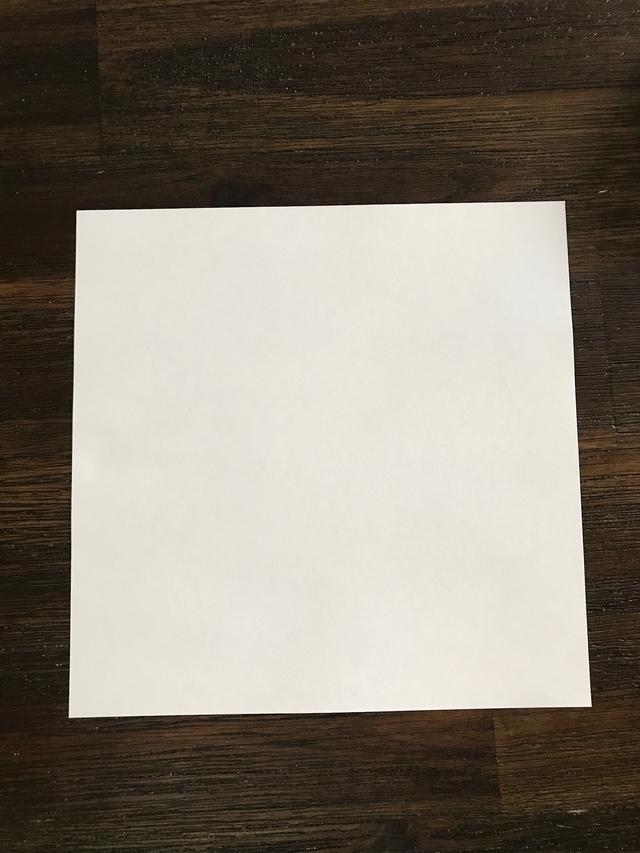
%> input picture Computational Photography/A5/test.jpg, 640 x 853 px
$ octave A5.m   (GNU Octave 9; MATLAB toolbox functions it lacks are replaced by stand-ins)
%> lines starting %> are read from the running program, lines starting %| are printed output that depends on the picture; in (x1, y1, x2, y2) boxes, pixels count from 0 and x2, y2 are one past the last pixel; in counts of white or black regions, pixels touching at a corner belong together; the program's own positions count from 1
%{
Aslan Oztreves
HW5
Computational Photography
Matthew Burlick
%}
clear all;
%Part 1
im = imread('test.jpg');
%> im is the input picture: size 853x640x3 uint8; mean R, G, B 134.5, 126.7, 115.6
im = rgb2gray(im);
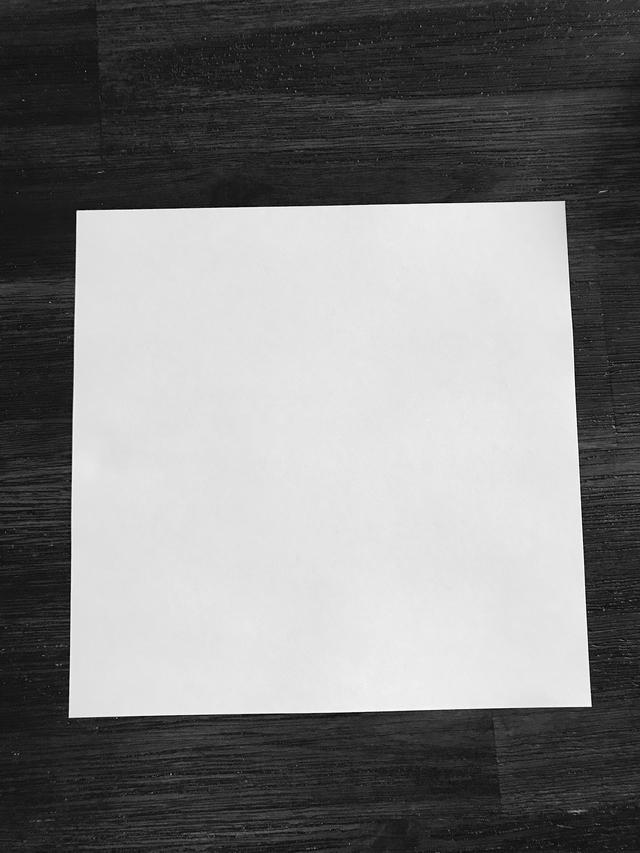
%> im: size 853x640 uint8; min 1, max 254, mean 127.8

imEdges = edge(im,'canny');
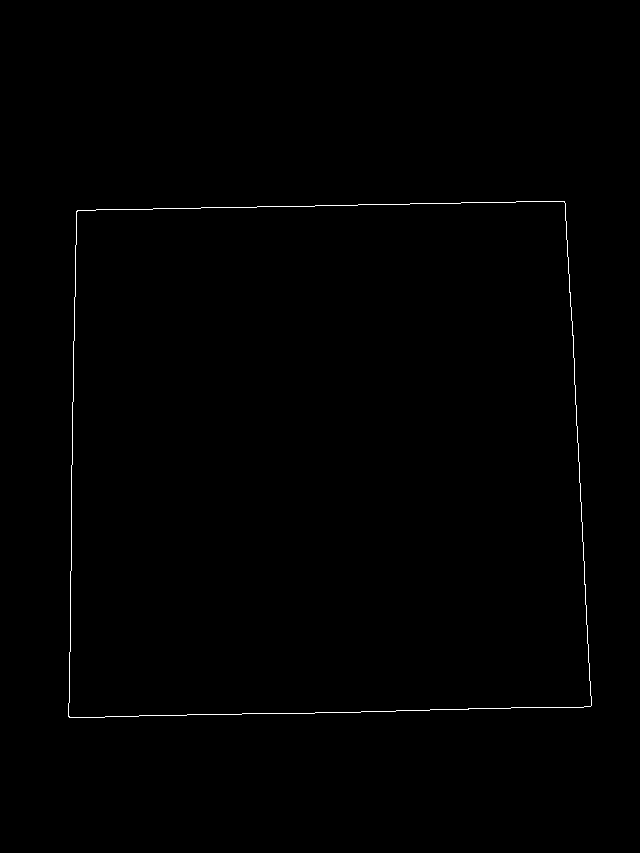
%> imEdges: size 853x640 logical; 0.37% white in thin lines or dots, all inside (x1, y1, x2, y2) = (68, 201, 592, 718)

%figure(1);imshow(im);
%figure(2);imshow(imEdges);

%Part 2
%Test
%[H, theta, rho] = hough (imEdges);

I = imEdges;
[width,height] = size(I);
%> width = 853; height = 640
maxTheta = 1/180;
thetaRange = (-maxTheta:1:maxTheta);
maxRho = floor(sqrt(width^2 + height^2)) - 1;
%> maxRho = 1065
rho = (-maxRho:1:maxRho);
%> rho = 2131 values from -1065 to 1065
theta = 0:maxTheta:pi;

[xEdges,yEdges] = find(I);
%> xEdges = 2026 values from 202 to 718; yEdges = 2026 values from 69 to 592

cosine = (0:width-1)'*cos(theta);
sine = (0:height-1)'*sin(theta);

res((1:length(xEdges)),:) = cosine(xEdges,:) + sine(yEdges,:);
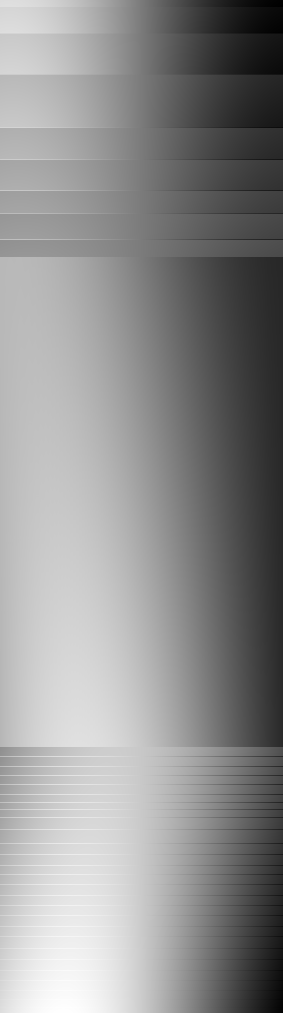
%> res: size 2026x566 double (shown at 1/2 size); min -716.8, max 920.1, mean 207.1; drawn with min black and max white

for i = 1:length(theta)
    HS(:,i) = hist(res(:,i),rho);
end

%Part 3
%Test
%P  = houghpeaks(HS,3);

numPeaks = 15;
threshold = ceil(0.3*max(HS(:)));
%> threshold = 118
nhSize = floor(size(HS) / 100.0) * 2 ;
%> nhSize = [42 10]
[M,N] = size(HS);
%> M = 2131; N = 566
peaks = [];

for j = 1:numPeaks
    H = sort(HS(:),'descend');

    peakVal = H(1);
    if peakVal >= threshold
        [h,k] = find(HS==peakVal,1);

        %Clustering
        lowX = max([floor(h-nhSize(1)) 1]);
        highX = min([ceil(h+nhSize(1)) M]);
        lowY = max([floor(k-nhSize(2)) 1]);
        highY = min([ceil(k+nhSize(2)) N]);
        HS(lowX:highX,lowY:highY) = 0;

        peaks = [peaks;h,k];
    end
end
%> this loop made 15 passes
%> (peakVal, h, k, lowX, highX, lowY, highY, peaks) on passes 2 to 4: (363, 1145, 281, 1103, 1187, 271, 291, [1620 293; 1145 281]), (354, 1785, 5, 1743, 1827, 1, 15, [1620 293; 1145 281; 1785 5]), (271, 1278, 5, 1236, 1320, 1, 15, [1620 293; 1145 281; 1785 5; 1278 5])
%> (peakVal, h, k, lowX, highX, lowY, highY) on pass 1: (391, 1620, 293, 1578, 1662, 283, 303)
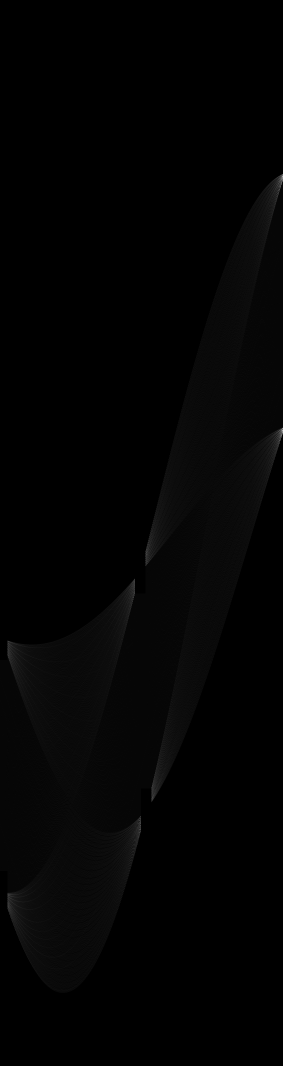
%> HS: size 2131x566 double (shown at 1/2 size); min 0, max 74, mean 0.9; drawn with min black and max white
x = theta(peaks(:,2));
%> x = [1.62 1.56 0.0222 0.0222]
y = rho(peaks(:,1));
%> y = [554 79 719 212]

% [10 lines of commented-out code are left out]

[H,T,R] = hough(imEdges);
%> T = 180 values from -90 to 89; R = 2131 values from -1065 to 1065
P = houghpeaks(H,15,'threshold',ceil(0.3*max(H(:))));
%> P = [1277 180; 1619 88; 1146 92; 1784 180]
lines = houghlines(imEdges,-90:1:90,rho,P,'FillGap',200,'MinLength',200);
%> lines = 4 lines; point1 to point2 (x, y): (565, 202) to (592, 706), (548, 202) to (88, 211), (69, 704) to (77, 245), (380, 712) to (93, 718)

figure();
imshow(im);
hold on;
allPoints = [];

for k = 1:4
    xy = [lines(k).point1; lines(k).point2];

    x1 = xy(1,1);
    x2 = xy(2,1);
    y1 = xy(1,2);
    y2 = xy(2,2);
    slope = (y2-y1)/(x2-x1);
    xLeft = 1;
    yLeft = slope * (xLeft - x1) + y1;
    xRight = height;
    yRight = slope * (xRight - x1) + y1;

    allPoints = [allPoints; x1 y1; x2 y2];

    plot([xLeft, xRight], [yLeft, yRight], 'LineWidth',2,'Color','red');
end
%> this loop made 4 passes
%> (x1, x2, y1, y2, slope, yLeft, yRight, allPoints) on passes 1 to 3: (548, 88, 202, 211, -0.0196, 212.7, 200.2, [548 202; 88 211]), (565, 592, 202, 706, 18.67, -10326, 1602, [548 202; 88 211; 565 202; 592 706]), (69, 77, 704, 245, -57.38, 4605.5, -32057.1, [548 202; 88 211; 565 202; 592 706; 69 704; 77 245])
%> (xy, x1, x2, y1, y2, slope, yLeft, yRight) on pass 4: ([380 712; 93 718], 380, 93, 712, 718, -0.0209, 719.9, 706.6)
%> after the loop, allPoints = [548 202; 88 211; 565 202; 592 706; 69 704; 77 245; 380 712; 93 718]
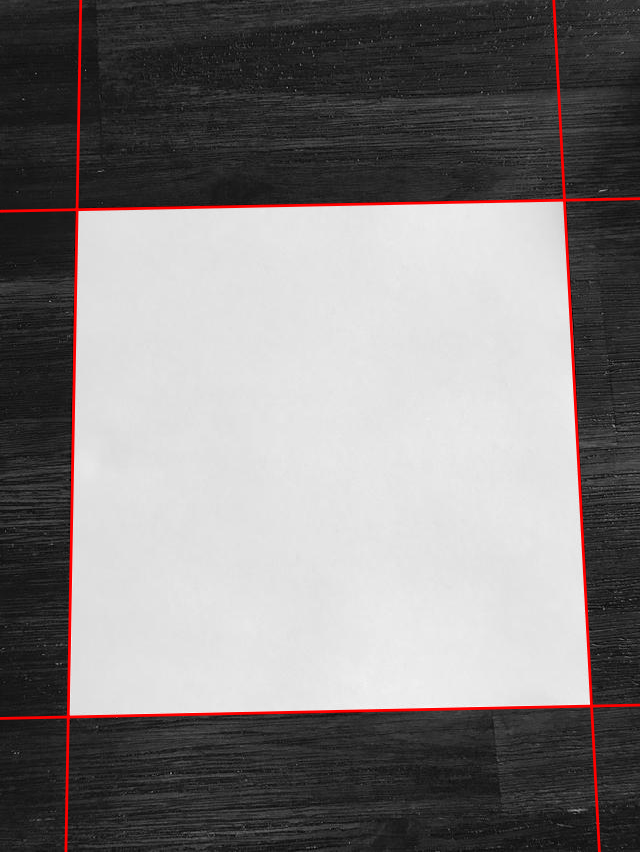
%> figure redrawn from the program's plot data

%Part 4

line1x = [allPoints(1,1); allPoints(2,1)];
%> line1x = [548; 88]
line1y = [allPoints(1,2); allPoints(2,2)];
%> line1y = [202; 211]

line2x = [allPoints(3,1); allPoints(4,1)];
%> line2x = [565; 592]
line2y = [allPoints(3,2); allPoints(4,2)];
%> line2y = [202; 706]

line3x = [allPoints(5,1); allPoints(6,1)];
%> line3x = [69; 77]
line3y = [allPoints(5,2); allPoints(6,2)];
%> line3y = [704; 245]

line4x = [allPoints(7,1); allPoints(8,1)];
%> line4x = [380; 93]
line4y = [allPoints(7,2); allPoints(8,2)];
%> line4y = [712; 718]

p1 = polyfit(line1x,line1y,1);
%> p1 = [-0.0196 212.7]
p2 = polyfit(line2x,line2y,1);
%> p2 = [18.67 -10344.7]
p3 = polyfit(line3x,line3y,1);
%> p3 = [-57.37 4662.9]
p4 = polyfit(line4x,line4y,1);
%> p4 = [-0.0209 719.9]

x_intersect12 = fzero(@(x) polyval(p1-p2,x),3);
%> x_intersect12 = 565
y_intersect12 = polyval(p1,x_intersect12);
%> y_intersect12 = 201.7

%> (the run ends here)
